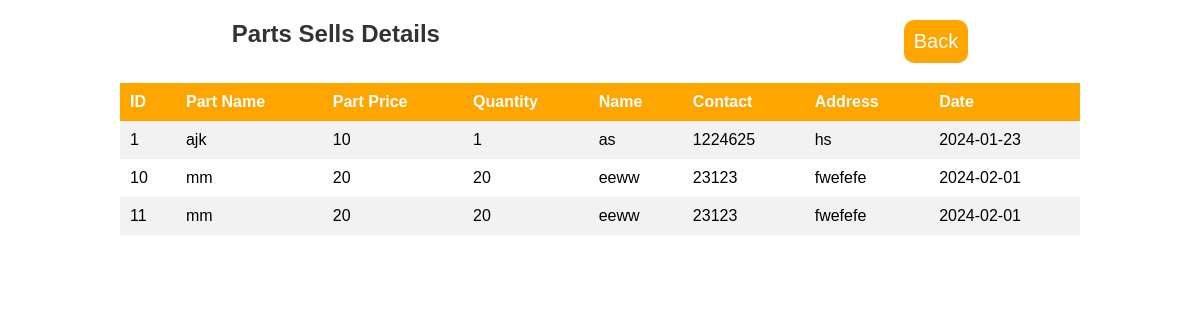
Before: /admin/parts-sells.php with the older database file.
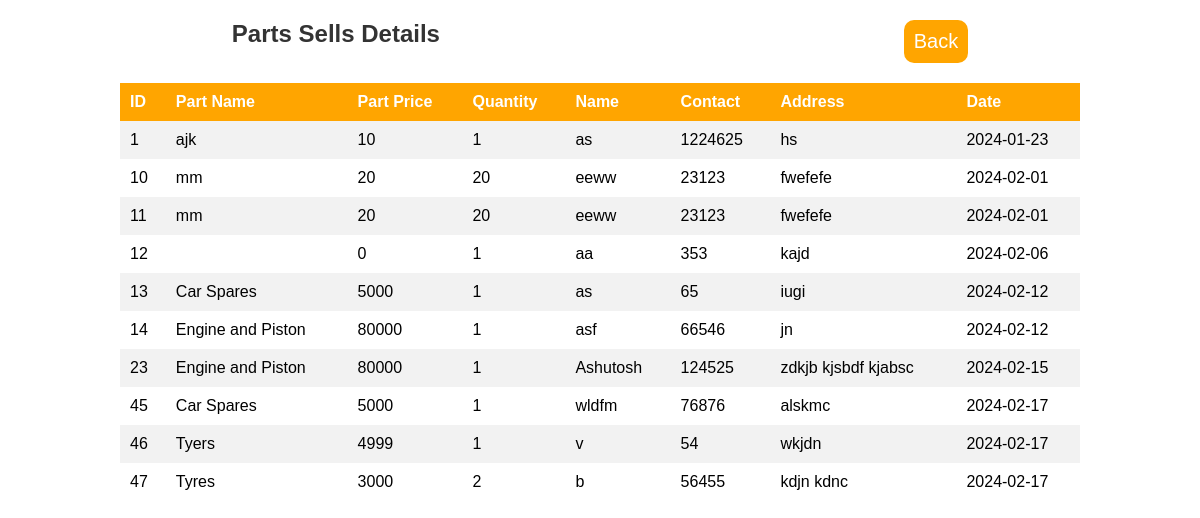
After: the same page with the newer database file.
### tables this page shows
CREATE TABLE `parts_sells` (
  `ID` int(11) NOT NULL,
  `Part Name` varchar(20) NOT NULL,
  `Part Price` int(10) NOT NULL,
  `Quantity` int(20) NOT NULL DEFAULT 1,
  `Email` varchar(20) NOT NULL,
  `Name` varchar(20) NOT NULL,
  `Contact` int(10) NOT NULL,
  `Address` text NOT NULL,
  `Date` date NOT NULL DEFAULT current_timestamp()
);

### admin/parts-sells.php (the view, shortened to what this page needs)
<link rel="stylesheet" href="admin.css">
<section>
   <div>
      <h2>Parts Sells Details</h2>
      <a href="admin.php" class="form-btn">Back</a>
   </div>
   <?php
   include '../connect.php';
   $query = "SELECT * FROM parts_sells";
   $result = mysqli_query($conn, $query);
   if (mysqli_num_rows($result) > 0) {
      echo "<table border='1'>
        <tr>
            <th>ID</th>
            <th>Part Name</th>
            <th>Part Price</th>
            <th>Quantity</th>
            <th>Name</th>
            <th>Contact</th>
            <th>Address</th>
            <th>Date</th>
        </tr>";
      while ($row = mysqli_fetch_assoc($result)) {
         echo "<tr>
            <td>{$row['ID']}</td>
            <td>{$row['Part Name']}</td>
            <td>{$row['Part Price']}</td>
            <td>{$row['Quantity']}</td>
            <td>{$row['Name']}</td>
            <td>{$row['Contact']}</td>
            <td>{$row['Address']}</td>
            <td>{$row['Date']}</td>
        </tr>";
      }
      echo "</table>";
   } else {
      echo "No records found";
   }
   ?>
</section>

Changed rows visible on the page:
added parts_sells: ID "12", Part Price "0", Quantity "1", Name "aa", Contact "353", Address "kajd", Date "2024-02-06"
added parts_sells: ID "13", Part Name "Car Spares", Part Price "5000", Quantity "1", Name "as", Contact "65", Address "iugi", Date "2024-02-12"
added parts_sells: ID "14", Part Name "Engine and Piston", Part Price "80000", Quantity "1", Name "asf", Contact "66546", Address "jn", Date "2024-02-12"
added parts_sells: ID "23", Part Name "Engine and Piston", Part Price "80000", Quantity "1", Name "Ashutosh", Contact "124525", Address "zdkjb kjsbdf kjabsc", Date "2024-02-15"
added parts_sells: ID "45", Part Name "Car Spares", Part Price "5000", Quantity "1", Name "wldfm", Contact "76876", Address "alskmc", Date "2024-02-17"
added parts_sells: ID "46", Part Name "Tyers", Part Price "4999", Quantity "1", Name "v", Contact "54", Address "wkjdn", Date "2024-02-17"
added parts_sells: ID "47", Part Name "Tyres", Part Price "3000", Quantity "2", Name "b", Contact "56455", Address "kdjn kdnc", Date "2024-02-17"
